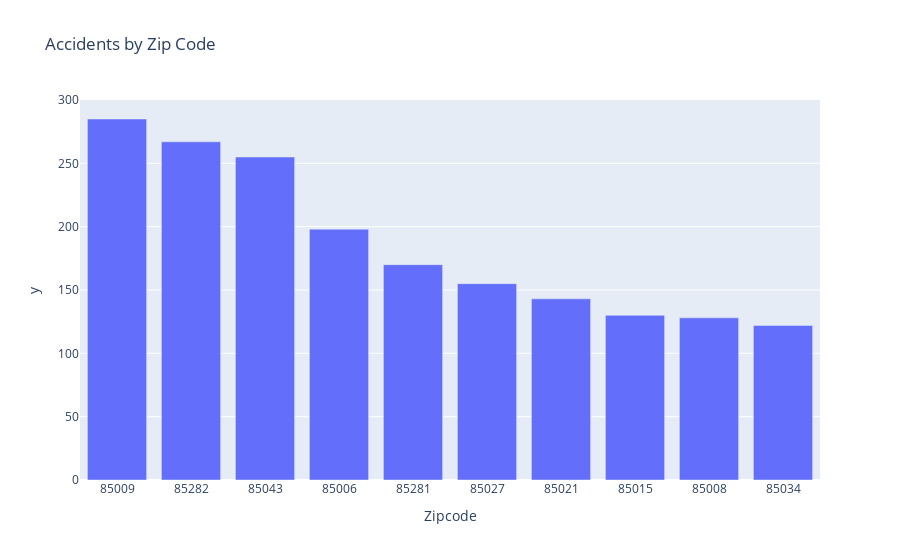

Write notebook code for a chart like this one.
### Code cell
# plot top 10 zip code
fig = px.bar(zip_code, x=zip_code.index, y=zip_code.values, title='Accidents by Zip Code')
fig.show()

### Figure 1 — Plotly figure (JSON) as saved in the notebook; plotly's stock layout.template omitted (floating-point values rounded to 4 significant figures)
{"data": [{"alignmentgroup": "True", "hovertemplate": "Zipcode=%{x}<br>y=%{y}<extra></extra>", "legendgroup": "", "marker": {"color": "#636efa", "pattern": {"shape": ""}}, "name": "", "offsetgroup": "", "orientation": "v", "showlegend": false, "textposition": "auto", "type": "bar", "x": ["85009", "85282", "85043", "85006", "85281", "85027", "85021", "85015", "85008", "85034"], "xaxis": "x", "y": [285, 267, 255, 198, 170, 155, 143, 130, 128, 122], "yaxis": "y"}], "layout": {"barmode": "relative", "legend": {"tracegroupgap": 0}, "title": {"text": "Accidents by Zip Code"}, "xaxis": {"anchor": "y", "domain": [0, 1], "title": {"text": "Zipcode"}}, "yaxis": {"anchor": "x", "domain": [0, 1], "title": {"text": "y"}}}}
